Frame 1 (no input): blank canvas, image omitted
Frame 60 (the mouse pressed at the canvas centre just before this capture): blank canvas, image omitted
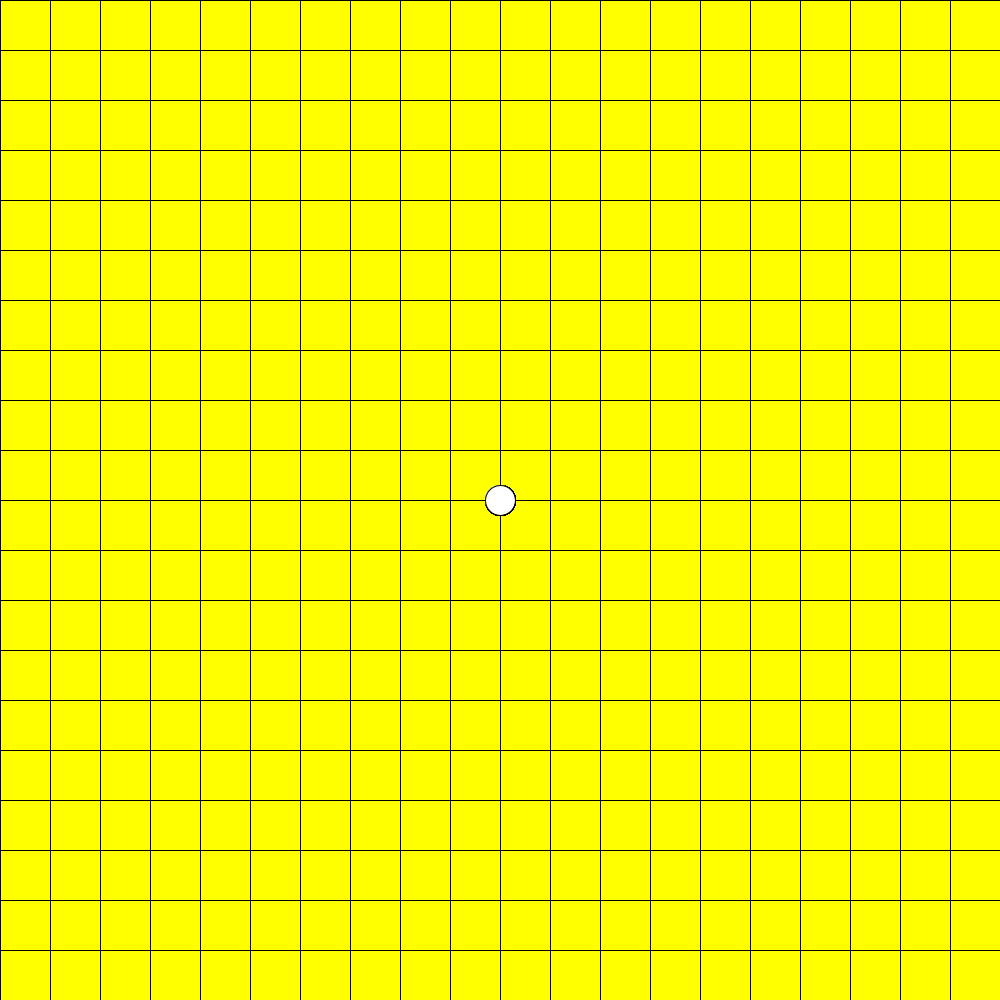
Frame 120 (the mouse held since frame 60 and released just before this capture)

The Processing sketch whose frames 1 and 60 were blank and that drew this single picture after the mouse press (run headless with seeded random() and noise(); from frame 60 on, the mouse is pressed at the canvas centre):

// Processing sketch: hw4a
// ── hw4a.pde
//Jingxuan Ai

int x=0;
int c = 0;
void setup() {
  size(1000, 1000);
  background(255,255,0);
  for (int i=0;i<=width;i+=50){
  line(x,0,x,height);
  line(0,x,width,x);
  x+=50;
  }
}
 
void draw() {

  if (mousePressed) {  
    fill (c);
    ellipse(mouseX,mouseY,30,30);
  }
}

void mousePressed(){
    c+=255;
    if(c==510){c=0;}
}
